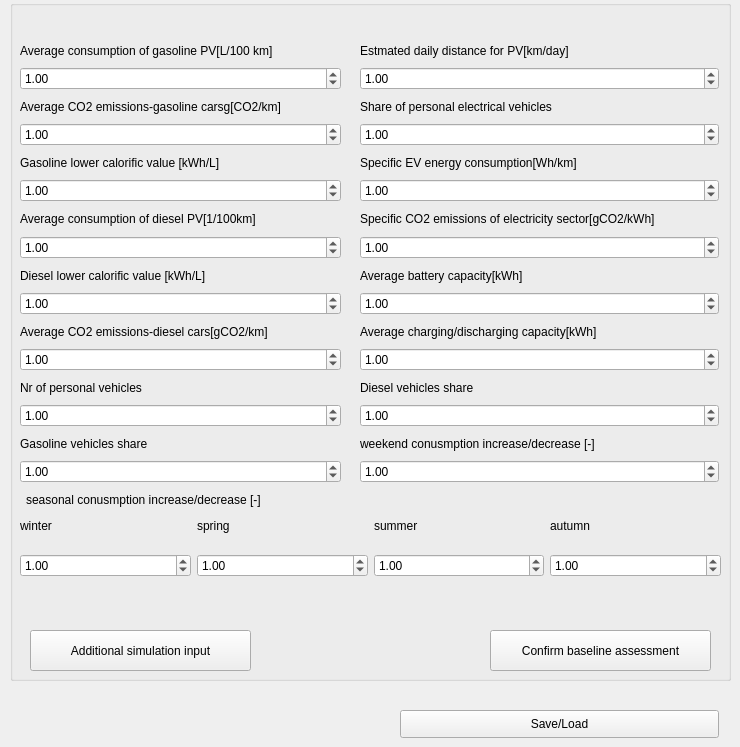
        <widget class="QWidget" name="transport">
         <attribute name="title">
          <string>Transport sector</string>
         </attribute>
         <widget class="QGroupBox" name="cooling_5">
          <property name="geometry">
           <rect>
            <x>10</x>
            <y>0</y>
            <width>721</width>
            <height>681</height>
           </rect>
          </property>
          <property name="title">
           <string/>
          </property>
          <widget class="QPushButton" name="save">
           <property name="geometry">
            <rect>
             <x>480</x>
             <y>630</y>
             <width>221</width>
             <height>41</height>
            </rect>
           </property>
           <property name="text">
            <string>Confirm baseline assessment</string>
           </property>
          </widget>
          <widget class="QWidget" name="verticalLayoutWidget_9">
           <property name="geometry">
            <rect>
             <x>10</x>
             <y>40</y>
             <width>321</width>
             <height>443</height>
            </rect>
           </property>
           <layout class="QVBoxLayout" name="verticalLayout_11">
            <item>
             <widget class="QLabel" name="label_62">
              <property name="text">
               <string>Average consumption of gasoline PV[L/100 km]</string>
              </property>
             </widget>
            </item>
            <item>
             <widget class="QDoubleSpinBox" name="averegeGasoline">
              <property name="maximum">
               <double>9999.989999999999782</double>
              </property>
              <property name="singleStep">
               <double>0.010000000000000</double>
              </property>
              <property name="value">
               <double>1.000000000000000</double>
              </property>
             </widget>
            </item>
            <item>
             <widget class="QLabel" name="label_65">
              <property name="text">
               <string>Average CO2 emissions-gasoline carsg[CO2/km]</string>
              </property>
             </widget>
            </item>
            <item>
             <widget class="QDoubleSpinBox" name="averageCO2gasoline">
              <property name="maximum">
               <double>9999.989999999999782</double>
              </property>
              <property name="singleStep">
               <double>0.010000000000000</double>
              </property>
              <property name="value">
               <double>1.000000000000000</double>
              </property>
             </widget>
            </item>
            <item>
             <widget class="QLabel" name="label_66">
              <property name="text">
               <string>Gasoline lower calorific value [kWh/L]</string>
              </property>
             </widget>
            </item>
            <item>
             <widget class="QDoubleSpinBox" name="gasoline">
              <property name="maximum">
               <double>9999.989999999999782</double>
              </property>
              <property name="singleStep">
               <double>0.010000000000000</double>
              </property>
              <property name="value">
               <double>1.000000000000000</double>
              </property>
             </widget>
            </item>
            <item>
             <widget class="QLabel" name="label_67">
              <property name="text">
               <string>Average consumption of diesel PV[1/100km]</string>
              </property>
             </widget>
            </item>
            <item>
             <widget class="QDoubleSpinBox" name="averageDiesel">
              <property name="maximum">
               <double>9999.989999999999782</double>
              </property>
              <property name="singleStep">
               <double>0.010000000000000</double>
              </property>
              <property name="value">
               <double>1.000000000000000</double>
              </property>
             </widget>
            </item>
            <item>
             <widget class="QLabel" name="label_69">
              <property name="text">
               <string>Diesel lower calorific value [kWh/L]</string>
              </property>
             </widget>
            </item>
            <item>
             <widget class="QDoubleSpinBox" name="diesel">
              <property name="maximum">
               <double>9999.989999999999782</double>
              </property>
              <property name="singleStep">
               <double>0.010000000000000</double>
              </property>
              <property name="value">
               <double>1.000000000000000</double>
              </property>
             </widget>
            </item>
            <item>
             <widget class="QLabel" name="label_68">
              <property name="text">
               <string>Average CO2 emissions-diesel cars[gCO2/km]</string>
              </property>
             </widget>
            </item>
            <item>
             <widget class="QDoubleSpinBox" name="averageCO2diesel">
              <property name="maximum">
               <double>9999.989999999999782</double>
              </property>
              <property name="singleStep">
               <double>0.010000000000000</double>
              </property>
              <property name="value">
               <double>1.000000000000000</double>
              </property>
             </widget>
            </item>
            <item>
             <widget class="QLabel" name="label_70">
              <property name="text">
               <string>Nr of personal vehicles</string>
              </property>
             </widget>
            </item>
            <item>
             <widget class="QDoubleSpinBox" name="personalVehicles">
              <property name="singleStep">
               <double>0.010000000000000</double>
              </property>
              <property name="value">
               <double>1.000000000000000</double>
              </property>
             </widget>
            </item>
            <item>
             <widget class="QLabel" name="label_71">
              <property name="text">
               <string>Gasoline vehicles share </string>
              </property>
             </widget>
            </item>
            <item>
             <widget class="QDoubleSpinBox" name="gasolineVehicles">
              <property name="maximum">
               <double>9999.989999999999782</double>
              </property>
              <property name="singleStep">
               <double>0.010000000000000</double>
              </property>
              <property name="value">
               <double>1.000000000000000</double>
              </property>
             </widget>
            </item>
           </layout>
          </widget>
          <widget class="QWidget" name="horizontalLayoutWidget_9">
           <property name="geometry">
            <rect>
             <x>10</x>
             <y>550</y>
             <width>701</width>
             <height>31</height>
            </rect>
           </property>
           <layout class="QHBoxLayout" name="horizontalLayout_11">
            <item>
             <widget class="QDoubleSpinBox" name="btnWinter">
              <property name="maximum">
               <double>9999.989999999999782</double>
              </property>
              <property name="singleStep">
               <double>0.010000000000000</double>
              </property>
              <property name="value">
               <double>1.000000000000000</double>
              </property>
             </widget>
            </item>
            <item>
             <widget class="QDoubleSpinBox" name="btnSpring">
              <property name="maximum">
               <double>9999.989999999999782</double>
              </property>
              <property name="singleStep">
               <double>0.010000000000000</double>
              </property>
              <property name="value">
               <double>1.000000000000000</double>
              </property>
             </widget>
            </item>
            <item>
             <widget class="QDoubleSpinBox" name="btnSummer">
              <property name="maximum">
               <double>9999.989999999999782</double>
              </property>
              <property name="singleStep">
               <double>0.010000000000000</double>
              </property>
              <property name="value">
               <double>1.000000000000000</double>
              </property>
             </widget>
            </item>
            <item>
             <widget class="QDoubleSpinBox" name="btnAutumn">
              <property name="maximum">
               <double>9999.989999999999782</double>
              </property>
              <property name="singleStep">
               <double>0.010000000000000</double>
              </property>
              <property name="value">
               <double>1.000000000000000</double>
              </property>
             </widget>
            </item>
           </layout>
          </widget>
          <widget class="QWidget" name="verticalLayoutWidget_10">
           <property name="geometry">
            <rect>
             <x>350</x>
             <y>40</y>
             <width>359</width>
             <height>443</height>
            </rect>
           </property>
           <layout class="QVBoxLayout" name="verticalLayout_12">
            <item>
             <widget class="QLabel" name="label_73">
              <property name="text">
               <string>Estmated daily distance for PV[km/day]</string>
              </property>
             </widget>
            </item>
            <item>
             <widget class="QDoubleSpinBox" name="dailyDistance">
              <property name="maximum">
               <double>9999.989999999999782</double>
              </property>
              <property name="singleStep">
               <double>0.010000000000000</double>
              </property>
              <property name="value">
               <double>1.000000000000000</double>
              </property>
             </widget>
            </item>
            <item>
             <widget class="QLabel" name="label_74">
              <property name="text">
               <string>Share of personal electrical vehicles</string>
              </property>
             </widget>
            </item>
            <item>
             <widget class="QDoubleSpinBox" name="electricVehicles">
              <property name="maximum">
               <double>9999.989999999999782</double>
              </property>
              <property name="singleStep">
               <double>0.010000000000000</double>
              </property>
              <property name="value">
               <double>1.000000000000000</double>
              </property>
             </widget>
            </item>
            <item>
             <widget class="QLabel" name="label_75">
              <property name="text">
               <string>Specific EV energy consumption[Wh/km]</string>
              </property>
             </widget>
            </item>
            <item>
             <widget class="QDoubleSpinBox" name="energyConsum">
              <property name="maximum">
               <double>9999.989999999999782</double>
              </property>
              <property name="singleStep">
               <double>0.010000000000000</double>
              </property>
              <property name="value">
               <double>1.000000000000000</double>
              </property>
             </widget>
            </item>
            <item>
             <widget class="QLabel" name="label_76">
              <property name="text">
               <string>Specific CO2 emissions of electricity sector[gCO2/kWh]</string>
              </property>
             </widget>
            </item>
            <item>
             <widget class="QDoubleSpinBox" name="co2ElectricalSector">
              <property name="maximum">
               <double>9999.989999999999782</double>
              </property>
              <property name="singleStep">
               <double>0.010000000000000</double>
              </property>
              <property name="value">
               <double>1.000000000000000</double>
              </property>
             </widget>
            </item>
            <item>
             <widget class="QLabel" name="label_77">
              <property name="text">
               <string>Average battery capacity[kWh]</string>
              </property>
             </widget>
            </item>
            <item>
             <widget class="QDoubleSpinBox" name="avarageBattery">
              <property name="maximum">
               <double>9999.989999999999782</double>
              </property>
              <property name="singleStep">
               <double>0.010000000000000</double>
              </property>
              <property name="value">
               <double>1.000000000000000</double>
              </property>
             </widget>
            </item>
            <item>
             <widget class="QLabel" name="label_78">
              <property name="text">
               <string>Average charging/discharging capacity[kWh]</string>
              </property>
             </widget>
            </item>
            <item>
             <widget class="QDoubleSpinBox" name="avarageChargingDischarging">
              <property name="maximum">
               <double>9999.989999999999782</double>
              </property>
              <property name="singleStep">
               <double>0.010000000000000</double>
              </property>
              <property name="value">
               <double>1.000000000000000</double>
              </property>
             </widget>
            </item>
            <item>
             <widget class="QLabel" name="label_72">
              <property name="text">
               <string>Diesel vehicles share </string>
              </property>
             </widget>
            </item>
            <item>
             <widget class="QDoubleSpinBox" name="dieselVehicles">
              <property name="maximum">
               <double>999.990000000000009</double>
              </property>
              <property name="singleStep">
               <double>0.010000000000000</double>
              </property>
              <property name="value">
               <double>1.000000000000000</double>
              </property>
             </widget>
            </item>
            <item>
             <widget class="QLabel" name="label_27">
              <property name="text">
               <string>weekend conusmption increase/decrease [-]</string>
              </property>
             </widget>
            </item>
            <item>
             <widget class="QDoubleSpinBox" name="weekend">
              <property name="maximum">
               <double>999.990000000000009</double>
              </property>
              <property name="singleStep">
               <double>0.010000000000000</double>
              </property>
              <property name="value">
               <double>1.000000000000000</double>
              </property>
             </widget>
            </item>
           </layout>
          </widget>
          <widget class="QWidget" name="horizontalLayoutWidget_58">
           <property name="geometry">
            <rect>
             <x>10</x>
             <y>510</y>
             <width>701</width>
             <height>31</height>
            </rect>
           </property>
           <layout class="QHBoxLayout" name="horizontalLayout_62">
            <item>
             <widget class="QLabel" name="label_113">
              <property name="text">
               <string>winter</string>
              </property>
             </widget>
            </item>
            <item>
             <widget class="QLabel" name="label_112">
              <property name="text">
               <string>spring</string>
              </property>
             </widget>
            </item>
            <item>
             <widget class="QLabel" name="label_111">
              <property name="text">
               <string>summer</string>
              </property>
             </widget>
            </item>
            <item>
             <widget class="QLabel" name="label_114">
              <property name="text">
               <string>autumn</string>
              </property>
             </widget>
            </item>
           </layout>
          </widget>
          <widget class="QLabel" name="label_110">
           <property name="geometry">
            <rect>
             <x>16</x>
             <y>490</y>
             <width>681</width>
             <height>20</height>
            </rect>
           </property>
           <property name="text">
            <string>seasonal conusmption increase/decrease [-]</string>
           </property>
          </widget>
          <widget class="QPushButton" name="additional_parameters_btn">
           <property name="geometry">
            <rect>
             <x>20</x>
             <y>630</y>
             <width>221</width>
             <height>41</height>
            </rect>
           </property>
           <property name="text">
            <string>Additional simulation input</string>
           </property>
          </widget>
         </widget>
         <widget class="QPushButton" name="saveLoad">
          <property name="geometry">
           <rect>
            <x>400</x>
            <y>710</y>
            <width>319</width>
            <height>28</height>
           </rect>
          </property>
          <property name="sizePolicy">
           <sizepolicy hsizetype="Preferred" vsizetype="Fixed">
            <horstretch>0</horstretch>
            <verstretch>0</verstretch>
           </sizepolicy>
          </property>
          <property name="minimumSize">
           <size>
            <width>319</width>
            <height>0</height>
           </size>
          </property>
          <property name="maximumSize">
           <size>
            <width>70</width>
            <height>16777215</height>
           </size>
          </property>
          <property name="baseSize">
           <size>
            <width>0</width>
            <height>0</height>
           </size>
          </property>
          <property name="text">
           <string>Save/Load</string>
          </property>
         </widget>
        </widget>
